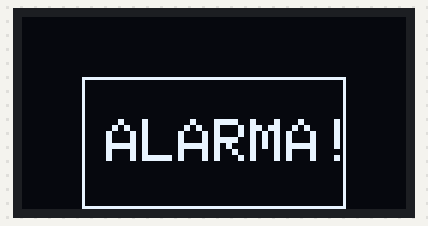
Recording of a sketch running on a simulated Arduino Uno, built with avr-gcc and run on an emulated ATmega328P. Shown: 128×64 one-colour display.

Above: at 0.1 s.

The sketch:

4_programa_alarma.ino
```cpp
#include<Wire.h>    //Se incluye la libreria de I2C
#include<Adafruit_GFX.h>  //Se incluye la librería para manipular el texto y graficos
#include<Adafruit_SSD1306.h>  //Se usa para el chip de la pantalla
#define ANCHO 128   //El ancho de la pantalla
#define ALTO 64 //El alto de la pantalla
#define OLED_RESET 4  //Se incluye el valor del reset
Adafruit_SSD1306 oled(ANCHO, ALTO, &Wire, OLED_RESET);  //Se crea un objeto llamado oled del tipo Adafruit_SSD1306, debe incluir los siguientes valores, ANCHO, ALTO, el I2C y el valor del reset
void setup() {
 Wire.begin();  //Se incializa el I2C
 oled.begin(SSD1306_SWITCHCAPVCC, 0X3c);  //Se incializa el oled, con el parametro de voltaje y de la dirección I2C
}

void loop() {
  oled.clearDisplay();
  oled.drawRect(20,20,88,44,WHITE);
  oled.setCursor(28,34);
  oled.setTextSize(2);
  oled.setTextColor(WHITE);
  oled.print("ALARMA!");
  oled.display();
}
```
